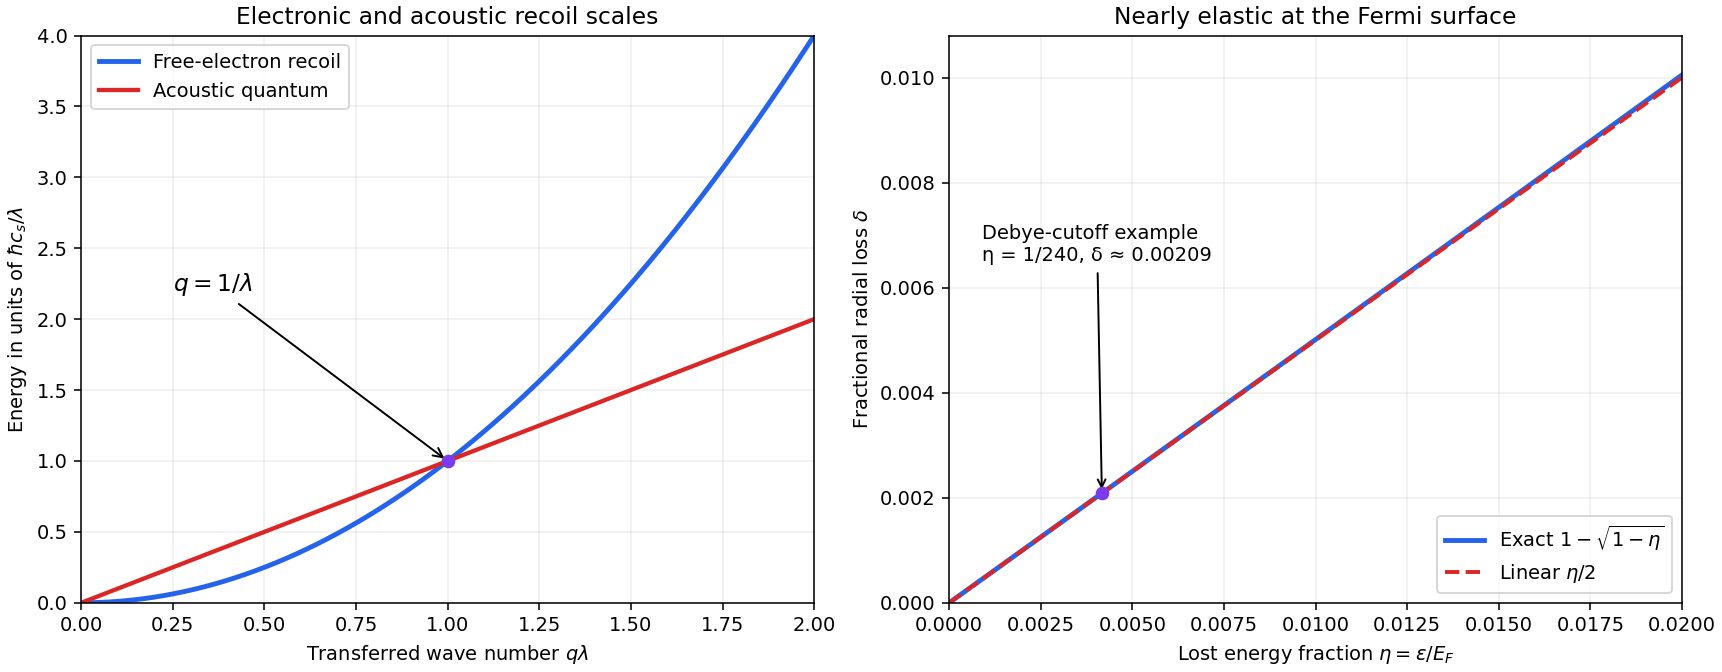

The script that drew this image:
"""Original recoil and scattering estimates; Python 3.14, NumPy 2.3.5, Matplotlib 3.10.7."""
from pathlib import Path
import numpy as np
import matplotlib
matplotlib.use('Agg')
import matplotlib.pyplot as plt

fig,axs=plt.subplots(1,2,figsize=(12.3,4.8),layout='constrained',facecolor='white');x=np.linspace(0,2,500)
a=axs[0];a.plot(x,x*x,lw=2.5,label='Free-electron recoil',color='#2563eb');a.plot(x,x,lw=2.2,label='Acoustic quantum',color='#dc2626');a.scatter([1],[1],color='#7c3aed',zorder=4);a.annotate(r'$q=1/\lambda$',xy=(1,1),xytext=(.25,2.2),arrowprops=dict(arrowstyle='->'),fontsize=12);a.set(xlabel=r'Transferred wave number $q\lambda$',ylabel=r'Energy in units of $\hbar c_s/\lambda$',title='Electronic and acoustic recoil scales',xlim=(0,2),ylim=(0,4));a.legend(fontsize=10);a.grid(alpha=.2)
b=axs[1];eta=np.linspace(0,.02,500);exact=1-np.sqrt(1-eta);linear=eta/2;b.plot(eta,exact,lw=2.5,label=r'Exact $1-\sqrt{1-\eta}$',color='#2563eb');b.plot(eta,linear,lw=2,ls='--',label=r'Linear $\eta/2$',color='#dc2626');ed=1/240;dd=1-np.sqrt(1-ed);b.scatter([ed],[dd],color='#7c3aed',zorder=5);b.annotate('Debye-cutoff example\nη = 1/240, δ ≈ 0.00209',xy=(ed,dd),xytext=(.0009,.0065),arrowprops=dict(arrowstyle='->'),fontsize=10);b.set(xlabel=r'Lost energy fraction $\eta=\epsilon/E_F$',ylabel=r'Fractional radial loss $\delta$',title='Nearly elastic at the Fermi surface',xlim=(0,.02),ylim=(0,.0108));b.ticklabel_format(axis='x',style='plain');b.legend(loc='lower right',fontsize=10);b.grid(alpha=.2)
fig.savefig(Path.cwd()/Path(__file__).with_suffix('.png').name,dpi=140,facecolor='white')
